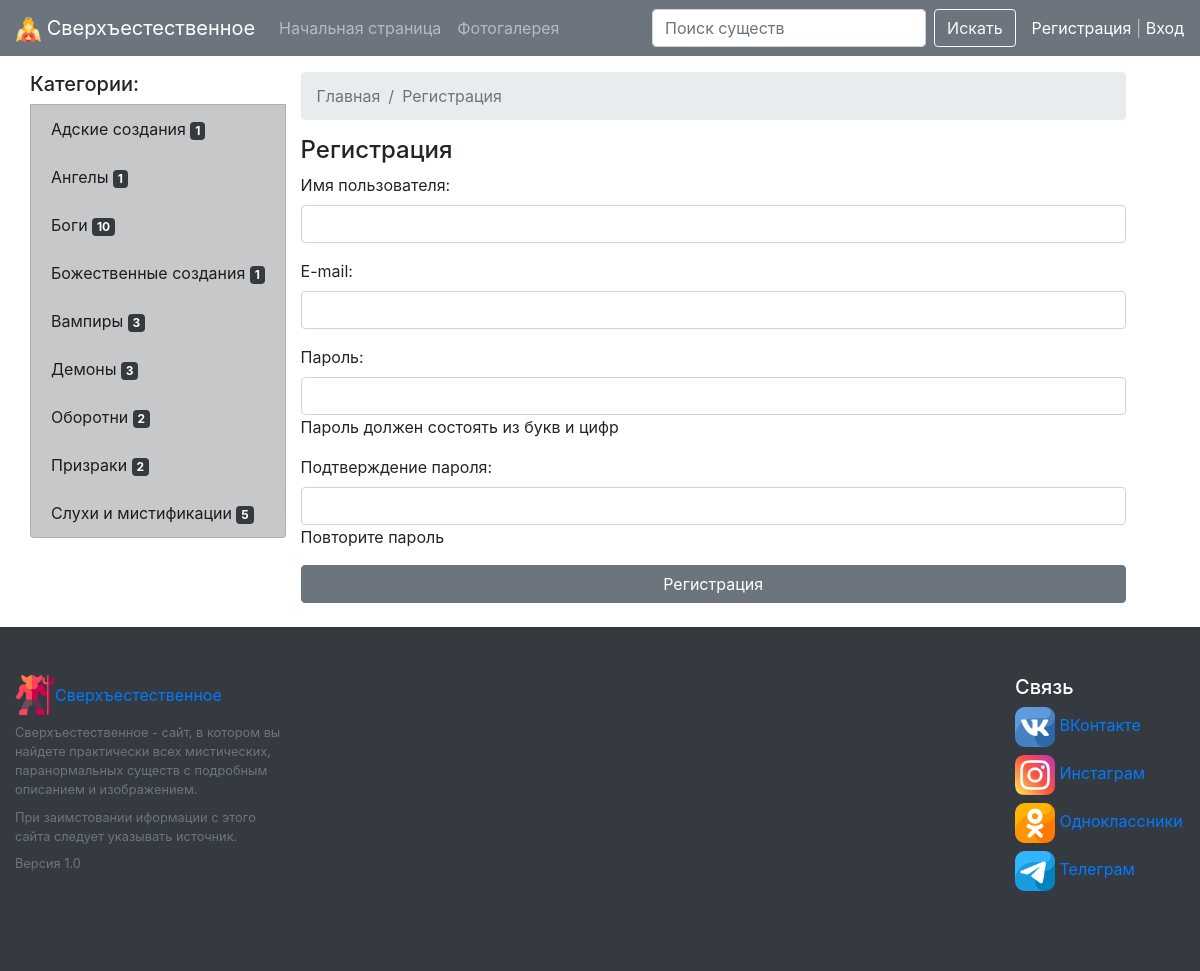
Screenshot of /register/ with the database file from the repository.
### main/models.py (models this page shows, shortened)
class Category(models.Model):  # - создание класса с категориями статей
    title = models.CharField(max_length=150, db_index=True, verbose_name='Наименование категории')  # db_index - индексирует поле
    def get_absolute_url(self):
        return reverse('category', kwargs={"category_id": self.pk})
    class Meta:
        verbose_name = 'Категория'  # как будут называться категории в админке (ед. число)
        verbose_name_plural = 'Категории'  # как будут называться категории в админке (мн. число)
        ordering = ['title']  # - сортировка (c минусом будет в обратном порядке)

### main/views.py (the view)
# urls.py: path('register/', views.register, name='register'),
def register(request):
    if request.method == 'POST':
        form = UserRegisterForm(request.POST)
        if form.is_valid():
            user = form.save()
            login(request, user)
            messages.success(request, 'Вы успешно зарегистрировались')
            return redirect('home')
        else:
            messages.error(request, 'Ошибка регистрации')
    else:
        form = UserRegisterForm()
    return render(request, 'main/register.html', {"form": form})

### main/forms.py
class UserRegisterForm(UserCreationForm):
    username = forms.CharField(label='Имя пользователя:', help_text='', widget=forms.TextInput(attrs={'class': 'form-control', 'autocomplete': "off"}))
    password1 = forms.CharField(label='Пароль:', help_text='Пароль должен состоять из букв и цифр', widget=forms.PasswordInput(attrs={'class': 'form-control'}))
    password2 = forms.CharField(label='Подтверждение пароля:', help_text='Повторите пароль', widget=forms.PasswordInput(attrs={'class': 'form-control'}))
    email = forms.EmailField(label='E-mail:', widget=forms.EmailInput(attrs={'class': 'form-control', 'autocomplete': "off"}))
    class Meta:
        model = User
        fields = ('username', 'email', 'password1', 'password2')

### main/templatetags/sverhest_tags.py (called while the page is built)
@register.inclusion_tag('main/list_categories.html')
def show_categories(arg1='Категории:'):  # мб надо убрать аргументы
    categories = Category.objects.annotate(cnt=Count('creatures', filter=F('creatures__is_published'))).order_by('title')  # подсчитывает только то, что опубликовано
    return {"categories": categories, "arg1": arg1}

### main/templates/main/register.html (shortened to what this page needs)
{% extends 'base.html' %}
{% block sidebar %}
{% include 'inc/_sidebar.html' %}
{% endblock %}
{% block content %}
<nav aria-label="breadcrumb">
  <ol class="breadcrumb">
    <a class="breadcrumb-item active" aria-current="page" href ="{% url 'home' %}">Главная</a>
      <a class="breadcrumb-item active" aria-current="page" href ="{% url 'register' %}">Регистрация</a>
  </ol>
</nav>
<h4>Регистрация</h4>
<form method="post">
    {{ form.as_p }}
    <button type="submit" class="btn btn-secondary btn-block">
        <a>Регистрация</a>
    </button>
        <br>
</form>
{% endblock %}

### main/templates/main/list_categories.html
<div class="list-group">
  <h5>{{ arg1 }}</h5>
  {% for item in categories %}
    <a href="{{ item.get_absolute_url }}" class="list-group-item list-group-item-action list-group-item-dark">{{ item.title }}
      <span class="badge badge-dark">{{ item.cnt }}</span>
    </a>
  {% endfor %}
</div>

### rows the page displays
Category: title "Адские создания", cnt "1"
Category: title "Ангелы", cnt "1"
Category: title "Боги", cnt "10"
Category: title "Божественные создания", cnt "1"
Category: title "Вампиры", cnt "3"
Category: title "Демоны", cnt "3"
Category: title "Оборотни", cnt "2"
Category: title "Призраки", cnt "2"
Category: title "Слухи и мистификации", cnt "5"

### other values shown
{{ arg1 }} "Категории:"
